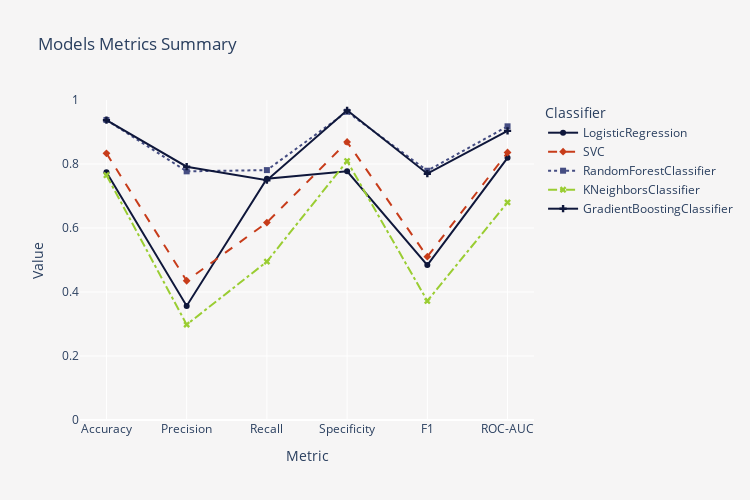

Here is the notebook cell this chart was saved with:
### Code cell
fig = px.line(
    metrics,
    markers=True,
    height=500,
    width=750,
    range_y=(0, 1),
    labels={"variable": "Classifier", "value": "Value", "index": "Metric"},
    title="Models Metrics Summary",
    color="variable",
    line_dash="variable",
    symbol="variable",
    color_discrete_sequence=["#0f173b", "#c73c1a", "#454d82", "yellowgreen"],
    line_dash_sequence=["solid", "dash", "dot", "dashdot"],
)
BACKGROUND_COLOR = "#F6F5F5"
fig.update_layout(
    plot_bgcolor=BACKGROUND_COLOR,
    paper_bgcolor=BACKGROUND_COLOR,
)
fig.show()

### Figure 1 — Plotly figure (JSON) as saved in the notebook; plotly's stock layout.template omitted (floating-point values rounded to 4 significant figures)
{"data": [{"hovertemplate": "Classifier=LogisticRegression<br>Metric=%{x}<br>Value=%{y}<extra></extra>", "legendgroup": "LogisticRegression", "line": {"color": "#0f173b", "dash": "solid"}, "marker": {"symbol": "circle"}, "mode": "markers+lines", "name": "LogisticRegression", "orientation": "v", "showlegend": true, "type": "scatter", "x": ["Accuracy", "Precision", "Recall", "Specificity", "F1", "ROC-AUC"], "xaxis": "x", "y": [0.7739, 0.3565, 0.7542, 0.7771, 0.4842, 0.8194], "yaxis": "y"}, {"hovertemplate": "Classifier=SVC<br>Metric=%{x}<br>Value=%{y}<extra></extra>", "legendgroup": "SVC", "line": {"color": "#c73c1a", "dash": "dash"}, "marker": {"symbol": "diamond"}, "mode": "markers+lines", "name": "SVC", "orientation": "v", "showlegend": true, "type": "scatter", "x": ["Accuracy", "Precision", "Recall", "Specificity", "F1", "ROC-AUC"], "xaxis": "x", "y": [0.8334, 0.4351, 0.6171, 0.8688, 0.5104, 0.8359], "yaxis": "y"}, {"hovertemplate": "Classifier=RandomForestClassifier<br>Metric=%{x}<br>Value=%{y}<extra></extra>", "legendgroup": "RandomForestClassifier", "line": {"color": "#454d82", "dash": "dot"}, "marker": {"symbol": "square"}, "mode": "markers+lines", "name": "RandomForestClassifier", "orientation": "v", "showlegend": true, "type": "scatter", "x": ["Accuracy", "Precision", "Recall", "Specificity", "F1", "ROC-AUC"], "xaxis": "x", "y": [0.9376, 0.777, 0.7809, 0.9633, 0.779, 0.9178], "yaxis": "y"}, {"hovertemplate": "Classifier=KNeighborsClassifier<br>Metric=%{x}<br>Value=%{y}<extra></extra>", "legendgroup": "KNeighborsClassifier", "line": {"color": "yellowgreen", "dash": "dashdot"}, "marker": {"symbol": "x"}, "mode": "markers+lines", "name": "KNeighborsClassifier", "orientation": "v", "showlegend": true, "type": "scatter", "x": ["Accuracy", "Precision", "Recall", "Specificity", "F1", "ROC-AUC"], "xaxis": "x", "y": [0.7649, 0.2981, 0.495, 0.8091, 0.3721, 0.6801], "yaxis": "y"}, {"hovertemplate": "Classifier=GradientBoostingClassifier<br>Metric=%{x}<br>Value=%{y}<extra></extra>", "legendgroup": "GradientBoostingClassifier", "line": {"color": "#0f173b", "dash": "solid"}, "marker": {"symbol": "cross"}, "mode": "markers+lines", "name": "GradientBoostingClassifier", "orientation": "v", "showlegend": true, "type": "scatter", "x": ["Accuracy", "Precision", "Recall", "Specificity", "F1", "ROC-AUC"], "xaxis": "x", "y": [0.9369, 0.7915, 0.7492, 0.9677, 0.7698, 0.9034], "yaxis": "y"}], "layout": {"height": 500, "legend": {"title": {"text": "Classifier"}, "tracegroupgap": 0}, "paper_bgcolor": "#F6F5F5", "plot_bgcolor": "#F6F5F5", "title": {"text": "Models Metrics Summary"}, "width": 750, "xaxis": {"anchor": "y", "domain": [0, 1], "title": {"text": "Metric"}}, "yaxis": {"anchor": "x", "domain": [0, 1], "range": [0, 1], "title": {"text": "Value"}}}}
